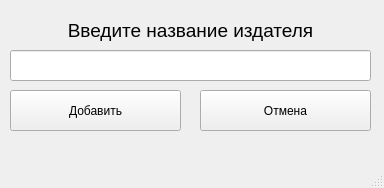
<?xml version="1.0" encoding="UTF-8"?>
<ui version="4.0">
 <class>MainWindow</class>
 <widget class="QMainWindow" name="MainWindow">
  <property name="geometry">
   <rect>
    <x>0</x>
    <y>0</y>
    <width>384</width>
    <height>188</height>
   </rect>
  </property>
  <property name="windowTitle">
   <string>Добавление нового издателя</string>
  </property>
  <property name="documentMode">
   <bool>false</bool>
  </property>
  <widget class="QWidget" name="centralwidget">
   <widget class="QLabel" name="label_6">
    <property name="geometry">
     <rect>
      <x>10</x>
      <y>20</y>
      <width>361</width>
      <height>21</height>
     </rect>
    </property>
    <property name="font">
     <font>
      <pointsize>14</pointsize>
      <weight>50</weight>
      <bold>false</bold>
     </font>
    </property>
    <property name="text">
     <string>Введите название издателя</string>
    </property>
    <property name="alignment">
     <set>Qt::AlignCenter</set>
    </property>
   </widget>
   <widget class="QLineEdit" name="line_name">
    <property name="geometry">
     <rect>
      <x>10</x>
      <y>50</y>
      <width>361</width>
      <height>31</height>
     </rect>
    </property>
    <property name="font">
     <font>
      <pointsize>14</pointsize>
     </font>
    </property>
   </widget>
   <widget class="QPushButton" name="btn_add">
    <property name="geometry">
     <rect>
      <x>10</x>
      <y>90</y>
      <width>171</width>
      <height>41</height>
     </rect>
    </property>
    <property name="text">
     <string>Добавить</string>
    </property>
   </widget>
   <widget class="QPushButton" name="btn_cancel">
    <property name="geometry">
     <rect>
      <x>200</x>
      <y>90</y>
      <width>171</width>
      <height>41</height>
     </rect>
    </property>
    <property name="text">
     <string>Отмена</string>
    </property>
   </widget>
   <widget class="QLabel" name="label_info">
    <property name="geometry">
     <rect>
      <x>10</x>
      <y>140</y>
      <width>361</width>
      <height>21</height>
     </rect>
    </property>
    <property name="font">
     <font>
      <pointsize>14</pointsize>
      <weight>50</weight>
      <bold>false</bold>
     </font>
    </property>
    <property name="styleSheet">
     <string notr="true">color: rgb(255, 0, 0);</string>
    </property>
    <property name="text">
     <string/>
    </property>
    <property name="alignment">
     <set>Qt::AlignCenter</set>
    </property>
   </widget>
  </widget>
  <widget class="QStatusBar" name="statusbar"/>
 </widget>
 <resources/>
 <connections/>
</ui>
